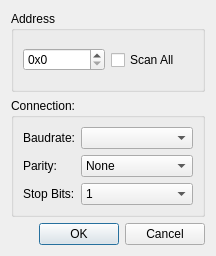
<?xml version="1.0" encoding="UTF-8"?>
<ui version="4.0">
 <class>RS485SetupDialog</class>
 <widget class="QDialog" name="RS485SetupDialog">
  <property name="geometry">
   <rect>
    <x>0</x>
    <y>0</y>
    <width>216</width>
    <height>256</height>
   </rect>
  </property>
  <property name="windowTitle">
   <string>Serial Port Config</string>
  </property>
  <layout class="QVBoxLayout" name="verticalLayout_2">
   <item>
    <widget class="QGroupBox" name="addressGroup">
     <property name="title">
      <string>Address</string>
     </property>
     <layout class="QHBoxLayout" name="horizontalLayout_2">
      <item>
       <widget class="QSpinBox" name="addressSpin">
        <property name="prefix">
         <string>0x</string>
        </property>
        <property name="maximum">
         <number>254</number>
        </property>
        <property name="displayIntegerBase">
         <number>16</number>
        </property>
       </widget>
      </item>
      <item>
       <widget class="QCheckBox" name="addressScanCheck">
        <property name="text">
         <string>Scan All</string>
        </property>
       </widget>
      </item>
     </layout>
    </widget>
   </item>
   <item>
    <widget class="QGroupBox" name="connectionGroup">
     <property name="title">
      <string>Connection:</string>
     </property>
     <layout class="QFormLayout" name="formLayout">
      <item row="0" column="0">
       <widget class="QLabel" name="label">
        <property name="text">
         <string>Baudrate:</string>
        </property>
       </widget>
      </item>
      <item row="0" column="1">
       <widget class="QComboBox" name="baudCombo"/>
      </item>
      <item row="1" column="0">
       <widget class="QLabel" name="label_3">
        <property name="text">
         <string>Parity:</string>
        </property>
       </widget>
      </item>
      <item row="1" column="1">
       <widget class="QComboBox" name="parityCombo">
        <item>
         <property name="text">
          <string>None</string>
         </property>
        </item>
        <item>
         <property name="text">
          <string>Odd</string>
         </property>
        </item>
        <item>
         <property name="text">
          <string>Even</string>
         </property>
        </item>
       </widget>
      </item>
      <item row="2" column="0">
       <widget class="QLabel" name="label_4">
        <property name="text">
         <string>Stop Bits:</string>
        </property>
       </widget>
      </item>
      <item row="2" column="1">
       <widget class="QComboBox" name="stopBitsCombo">
        <item>
         <property name="text">
          <string>1</string>
         </property>
        </item>
        <item>
         <property name="text">
          <string>1.5</string>
         </property>
        </item>
        <item>
         <property name="text">
          <string>2</string>
         </property>
        </item>
       </widget>
      </item>
     </layout>
    </widget>
   </item>
   <item>
    <widget class="QDialogButtonBox" name="buttonBox">
     <property name="orientation">
      <enum>Qt::Horizontal</enum>
     </property>
     <property name="standardButtons">
      <set>QDialogButtonBox::Cancel|QDialogButtonBox::Ok</set>
     </property>
    </widget>
   </item>
  </layout>
 </widget>
 <resources/>
 <connections>
  <connection>
   <sender>buttonBox</sender>
   <signal>accepted()</signal>
   <receiver>RS485SetupDialog</receiver>
   <slot>accept()</slot>
   <hints>
    <hint type="sourcelabel">
     <x>248</x>
     <y>254</y>
    </hint>
    <hint type="destinationlabel">
     <x>157</x>
     <y>274</y>
    </hint>
   </hints>
  </connection>
  <connection>
   <sender>buttonBox</sender>
   <signal>rejected()</signal>
   <receiver>RS485SetupDialog</receiver>
   <slot>reject()</slot>
   <hints>
    <hint type="sourcelabel">
     <x>316</x>
     <y>260</y>
    </hint>
    <hint type="destinationlabel">
     <x>286</x>
     <y>274</y>
    </hint>
   </hints>
  </connection>
 </connections>
</ui>
